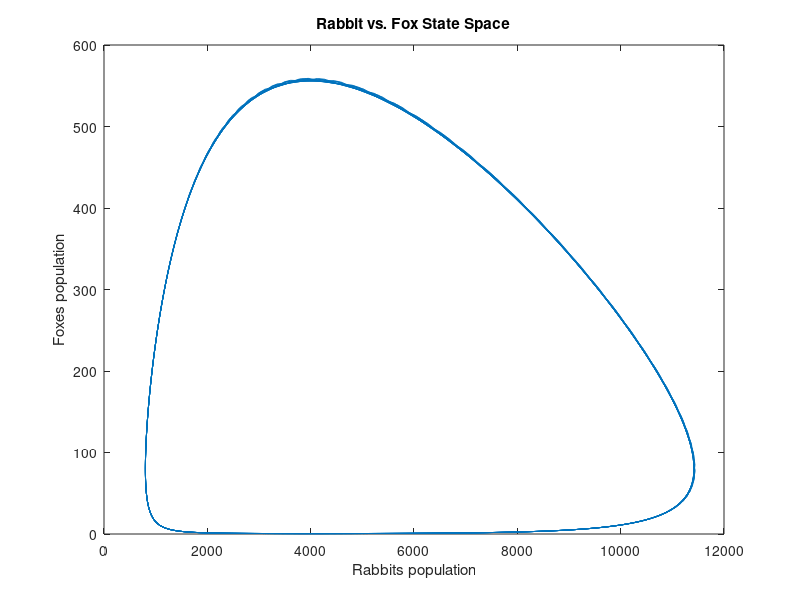
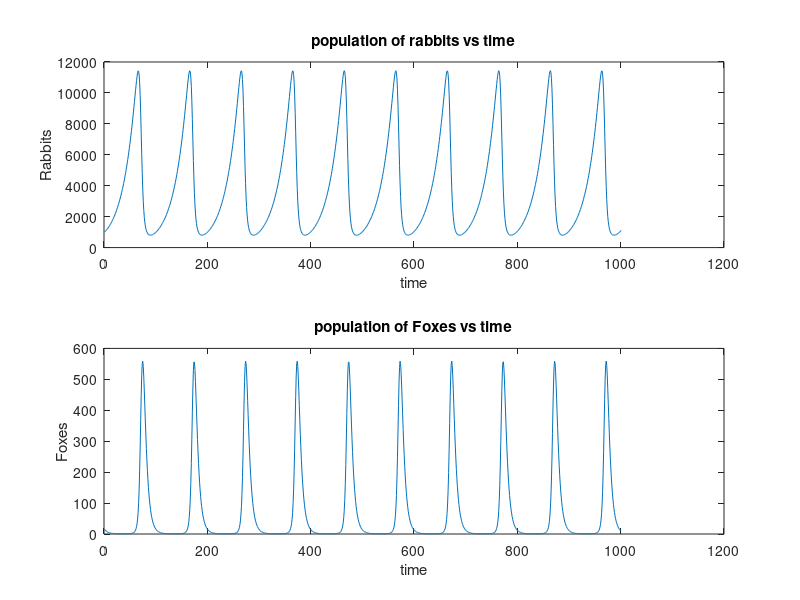
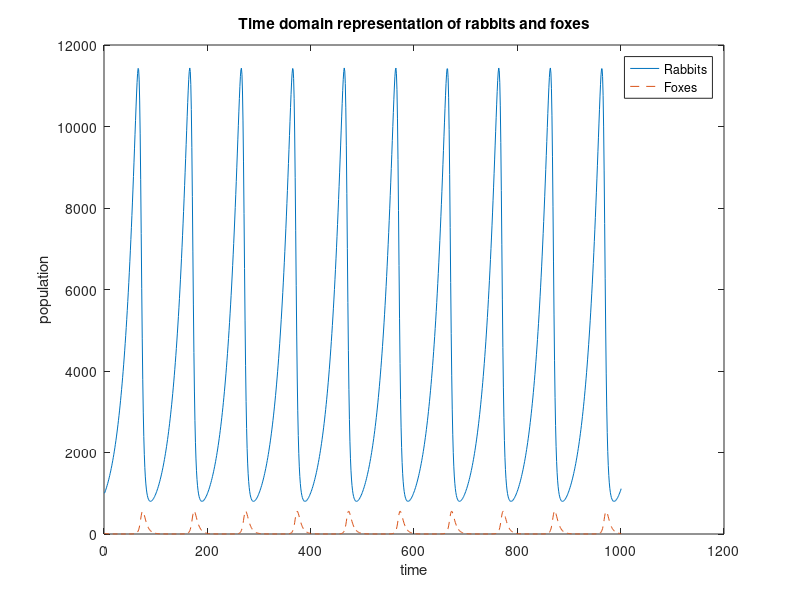

Write MATLAB code to recreate these figures, in order.
function nma_185_proj3
%Solve Lotka-Volterra 2-ODE system

%
%
% Author: Nasser Abbasi
% May 26, 2003
%

initial_R = 1000;
initial_F = 15; 
nSteps    = 1000; 
h         = 1;

F=zeros(nSteps,1);
R=zeros(nSteps,1);

F(1)=initial_F;
R(1)=initial_R;

i=0;
time=0;
while(1)
    i=i+1;
    if(i>nSteps)
        break;
    end
    
    k_1R = f( time        , R(i)           , F(i));
    k_1F = g( time        , F(i)           , R(i));
    
    k_2R = f( time+0.5*h , R(i)+0.5*h*k_1R , F(i)+0.5*h*k_1F);
    k_2F = g( time+0.5*h , F(i)+0.5*h*k_1F , R(i)+0.5*h*k_1R);
    
    k_3R = f( time+0.5*h , R(i)+0.5*h*k_2R , F(i)+0.5*h*k_2F);
    k_3F = g( time+0.5*h , F(i)+0.5*h*k_2F , R(i)+0.5*h*k_2R);
    
    k_4R = f( time+h     , R(i)+h*k_3R     , F(i)+h*k_3F);
    k_4F = g( time+h     , F(i)+h*k_3F     , R(i)+h*k_3R);
    
    R(i+1) = R(i)+ (h/6)*(k_1R + 2*k_2R + 2*k_3R + k_4R);
    F(i+1) = F(i)+ (h/6)*(k_1F + 2*k_2F + 2*k_3F + k_4F);       
    
    time = time+h;    
end

figure;
plot(R,F);
title('Rabbit vs. Fox State Space');
xlabel('Rabbits population');
ylabel('Foxes population');

figure;
subplot(2,1,1); plot(R); xlabel('time'); ylabel('Rabbits');
title('population of rabbits vs time');

subplot(2,1,2); plot(F); xlabel('time'); ylabel('Foxes');
title('population of Foxes vs time');


figure;
plot(R); hold on; plot(F,'--');
title('Time domain representation of rabbits and foxes');
legend('Rabbits','Foxes');
xlabel('time'); ylabel('population');



%%%%%%%%%%%%%%
%
%
%%%%%%%%%%%%%%
function v=f(t,R,F)
a=0.04; b=0.0005; c=0.2; e=0.1;
v=a*R-b*R*F;
end
%%%%%%%%%%%%%%
%
%
%%%%%%%%%%%%%%
function v=g(t,F,R)
a=0.04; b=0.0005; c=0.2; e=0.1;
v=e*b*R*F-c*F;
end
end

